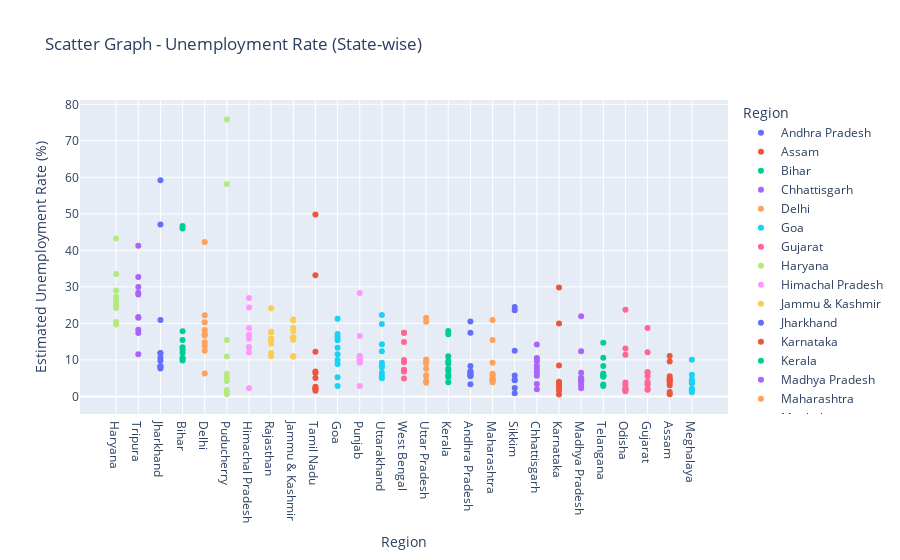

Source (notebook cell):
### Code cell
fig2 = pix.scatter(unemp, x='Region', y=' Estimated Unemployment Rate (%)', color='Region', 
              title=' Scatter Graph - Unemployment Rate (State-wise)', template='plotly')
fig2.update_layout(xaxis={'categoryorder':'total descending'})
fig2.show()

### Figure 1 — Plotly figure (JSON) as saved in the notebook; plotly's stock layout.template omitted (floating-point values rounded to 4 significant figures)
{"data": [{"hovertemplate": "Region=%{x}<br> Estimated Unemployment Rate (%)=%{y}<extra></extra>", "legendgroup": "Andhra Pradesh", "marker": {"color": "#636efa", "symbol": "circle"}, "mode": "markers", "name": "Andhra Pradesh", "orientation": "v", "showlegend": true, "type": "scatter", "x": ["Andhra Pradesh", "Andhra Pradesh", "Andhra Pradesh", "Andhra Pradesh", "Andhra Pradesh", "Andhra Pradesh", "Andhra Pradesh", "Andhra Pradesh", "Andhra Pradesh", "Andhra Pradesh"], "xaxis": "x", "y": [5.48, 5.83, 5.79, 20.51, 17.43, 3.31, 8.34, 6.96, 6.4, 6.59], "yaxis": "y"}, {"hovertemplate": "Region=%{x}<br> Estimated Unemployment Rate (%)=%{y}<extra></extra>", "legendgroup": "Assam", "marker": {"color": "#EF553B", "symbol": "circle"}, "mode": "markers", "name": "Assam", "orientation": "v", "showlegend": true, "type": "scatter", "x": ["Assam", "Assam", "Assam", "Assam", "Assam", "Assam", "Assam", "Assam", "Assam", "Assam"], "xaxis": "x", "y": [4.66, 4.41, 4.77, 11.06, 9.55, 0.6, 3.77, 5.53, 1.19, 3.02], "yaxis": "y"}, {"hovertemplate": "Region=%{x}<br> Estimated Unemployment Rate (%)=%{y}<extra></extra>", "legendgroup": "Bihar", "marker": {"color": "#00cc96", "symbol": "circle"}, "mode": "markers", "name": "Bihar", "orientation": "v", "showlegend": true, "type": "scatter", "x": ["Bihar", "Bihar", "Bihar", "Bihar", "Bihar", "Bihar", "Bihar", "Bihar", "Bihar", "Bihar"], "xaxis": "x", "y": [10.61, 10.29, 15.43, 46.64, 45.96, 17.82, 12.79, 13.44, 11.91, 9.82], "yaxis": "y"}, {"hovertemplate": "Region=%{x}<br> Estimated Unemployment Rate (%)=%{y}<extra></extra>", "legendgroup": "Chhattisgarh", "marker": {"color": "#ab63fa", "symbol": "circle"}, "mode": "markers", "name": "Chhattisgarh", "orientation": "v", "showlegend": true, "type": "scatter", "x": ["Chhattisgarh", "Chhattisgarh", "Chhattisgarh", "Chhattisgarh", "Chhattisgarh", "Chhattisgarh", "Chhattisgarh", "Chhattisgarh", "Chhattisgarh", "Chhattisgarh"], "xaxis": "x", "y": [9.65, 8.38, 7.54, 3.41, 10.5, 14.23, 10.27, 5.63, 1.96, 6.62], "yaxis": "y"}, {"hovertemplate": "Region=%{x}<br> Estimated Unemployment Rate (%)=%{y}<extra></extra>", "legendgroup": "Delhi", "marker": {"color": "#FFA15A", "symbol": "circle"}, "mode": "markers", "name": "Delhi", "orientation": "v", "showlegend": true, "type": "scatter", "x": ["Delhi", "Delhi", "Delhi", "Delhi", "Delhi", "Delhi", "Delhi", "Delhi", "Delhi", "Delhi"], "xaxis": "x", "y": [22.23, 14.84, 17.04, 16.68, 42.27, 18.19, 20.3, 13.79, 12.53, 6.27], "yaxis": "y"}, {"hovertemplate": "Region=%{x}<br> Estimated Unemployment Rate (%)=%{y}<extra></extra>", "legendgroup": "Goa", "marker": {"color": "#19d3f3", "symbol": "circle"}, "mode": "markers", "name": "Goa", "orientation": "v", "showlegend": true, "type": "scatter", "x": ["Goa", "Goa", "Goa", "Goa", "Goa", "Goa", "Goa", "Goa", "Goa", "Goa"], "xaxis": "x", "y": [8.89, 2.81, 5.25, 13.31, 21.25, 9.96, 17.07, 16.21, 15.38, 11.54], "yaxis": "y"}, {"hovertemplate": "Region=%{x}<br> Estimated Unemployment Rate (%)=%{y}<extra></extra>", "legendgroup": "Gujarat", "marker": {"color": "#FF6692", "symbol": "circle"}, "mode": "markers", "name": "Gujarat", "orientation": "v", "showlegend": true, "type": "scatter", "x": ["Gujarat", "Gujarat", "Gujarat", "Gujarat", "Gujarat", "Gujarat", "Gujarat", "Gujarat", "Gujarat", "Gujarat"], "xaxis": "x", "y": [5.54, 6.38, 6.66, 18.71, 12.11, 3.2, 1.84, 1.87, 3.42, 4.03], "yaxis": "y"}, {"hovertemplate": "Region=%{x}<br> Estimated Unemployment Rate (%)=%{y}<extra></extra>", "legendgroup": "Haryana", "marker": {"color": "#B6E880", "symbol": "circle"}, "mode": "markers", "name": "Haryana", "orientation": "v", "showlegend": true, "type": "scatter", "x": ["Haryana", "Haryana", "Haryana", "Haryana", "Haryana", "Haryana", "Haryana", "Haryana", "Haryana", "Haryana"], "xaxis": "x", "y": [20.34, 25.77, 25.05, 43.22, 29.02, 26.7, 24.18, 33.5, 19.68, 27.31], "yaxis": "y"}, {"hovertemplate": "Region=%{x}<br> Estimated Unemployment Rate (%)=%{y}<extra></extra>", "legendgroup": "Himachal Pradesh", "marker": {"color": "#FF97FF", "symbol": "circle"}, "mode": "markers", "name": "Himachal Pradesh", "orientation": "v", "showlegend": true, "type": "scatter", "x": ["Himachal Pradesh", "Himachal Pradesh", "Himachal Pradesh", "Himachal Pradesh", "Himachal Pradesh", "Himachal Pradesh", "Himachal Pradesh", "Himachal Pradesh", "Himachal Pradesh", "Himachal Pradesh"], "xaxis": "x", "y": [16.83, 16.84, 18.76, 2.2, 26.95, 13.47, 24.31, 15.79, 12.04, 13.46], "yaxis": "y"}, {"hovertemplate": "Region=%{x}<br> Estimated Unemployment Rate (%)=%{y}<extra></extra>", "legendgroup": "Jammu & Kashmir", "marker": {"color": "#FECB52", "symbol": "circle"}, "mode": "markers", "name": "Jammu & Kashmir", "orientation": "v", "showlegend": true, "type": "scatter", "x": ["Jammu & Kashmir", "Jammu & Kashmir", "Jammu & Kashmir", "Jammu & Kashmir", "Jammu & Kashmir", "Jammu & Kashmir", "Jammu & Kashmir", "Jammu & Kashmir", "Jammu & Kashmir"], "xaxis": "x", "y": [21.08, 20.78, 15.5, 18.74, 17.92, 10.88, 11.09, 16.17, 16.14], "yaxis": "y"}, {"hovertemplate": "Region=%{x}<br> Estimated Unemployment Rate (%)=%{y}<extra></extra>", "legendgroup": "Jharkhand", "marker": {"color": "#636efa", "symbol": "circle"}, "mode": "markers", "name": "Jharkhand", "orientation": "v", "showlegend": true, "type": "scatter", "x": ["Jharkhand", "Jharkhand", "Jharkhand", "Jharkhand", "Jharkhand", "Jharkhand", "Jharkhand", "Jharkhand", "Jharkhand", "Jharkhand"], "xaxis": "x", "y": [10.61, 11.85, 8.23, 47.09, 59.23, 20.95, 7.63, 9.76, 8.24, 11.8], "yaxis": "y"}, {"hovertemplate": "Region=%{x}<br> Estimated Unemployment Rate (%)=%{y}<extra></extra>", "legendgroup": "Karnataka", "marker": {"color": "#EF553B", "symbol": "circle"}, "mode": "markers", "name": "Karnataka", "orientation": "v", "showlegend": true, "type": "scatter", "x": ["Karnataka", "Karnataka", "Karnataka", "Karnataka", "Karnataka", "Karnataka", "Karnataka", "Karnataka", "Karnataka", "Karnataka"], "xaxis": "x", "y": [2.86, 3.61, 3.46, 29.84, 19.97, 8.44, 4.01, 0.5, 2.41, 1.58], "yaxis": "y"}, {"hovertemplate": "Region=%{x}<br> Estimated Unemployment Rate (%)=%{y}<extra></extra>", "legendgroup": "Kerala", "marker": {"color": "#00cc96", "symbol": "circle"}, "mode": "markers", "name": "Kerala", "orientation": "v", "showlegend": true, "type": "scatter", "x": ["Kerala", "Kerala", "Kerala", "Kerala", "Kerala", "Kerala", "Kerala", "Kerala", "Kerala", "Kerala"], "xaxis": "x", "y": [5.31, 7.6, 8.99, 16.99, 17.88, 9.71, 7.09, 10.98, 5.91, 3.88], "yaxis": "y"}, {"hovertemplate": "Region=%{x}<br> Estimated Unemployment Rate (%)=%{y}<extra></extra>", "legendgroup": "Madhya Pradesh", "marker": {"color": "#ab63fa", "symbol": "circle"}, "mode": "markers", "name": "Madhya Pradesh", "orientation": "v", "showlegend": true, "type": "scatter", "x": ["Madhya Pradesh", "Madhya Pradesh", "Madhya Pradesh", "Madhya Pradesh", "Madhya Pradesh", "Madhya Pradesh", "Madhya Pradesh", "Madhya Pradesh", "Madhya Pradesh", "Madhya Pradesh"], "xaxis": "x", "y": [4.11, 4.57, 2.22, 12.36, 21.98, 6.48, 5.08, 4.7, 3.91, 3.13], "yaxis": "y"}, {"hovertemplate": "Region=%{x}<br> Estimated Unemployment Rate (%)=%{y}<extra></extra>", "legendgroup": "Maharashtra", "marker": {"color": "#FFA15A", "symbol": "circle"}, "mode": "markers", "name": "Maharashtra", "orientation": "v", "showlegend": true, "type": "scatter", "x": ["Maharashtra", "Maharashtra", "Maharashtra", "Maharashtra", "Maharashtra", "Maharashtra", "Maharashtra", "Maharashtra", "Maharashtra", "Maharashtra"], "xaxis": "x", "y": [4.95, 4.69, 5.79, 20.9, 15.46, 9.23, 3.89, 6.23, 4.55, 4.1], "yaxis": "y"}, {"hovertemplate": "Region=%{x}<br> Estimated Unemployment Rate (%)=%{y}<extra></extra>", "legendgroup": "Meghalaya", "marker": {"color": "#19d3f3", "symbol": "circle"}, "mode": "markers", "name": "Meghalaya", "orientation": "v", "showlegend": true, "type": "scatter", "x": ["Meghalaya", "Meghalaya", "Meghalaya", "Meghalaya", "Meghalaya", "Meghalaya", "Meghalaya", "Meghalaya", "Meghalaya", "Meghalaya"], "xaxis": "x", "y": [1.66, 3.59, 1.58, 10.03, 5.92, 1.15, 2.1, 3.74, 4.29, 4.6], "yaxis": "y"}, {"hovertemplate": "Region=%{x}<br> Estimated Unemployment Rate (%)=%{y}<extra></extra>", "legendgroup": "Odisha", "marker": {"color": "#FF6692", "symbol": "circle"}, "mode": "markers", "name": "Odisha", "orientation": "v", "showlegend": true, "type": "scatter", "x": ["Odisha", "Odisha", "Odisha", "Odisha", "Odisha", "Odisha", "Odisha", "Odisha", "Odisha", "Odisha"], "xaxis": "x", "y": [1.9, 3.12, 13.08, 23.76, 11.41, 3.77, 1.88, 1.42, 2.1, 2.18], "yaxis": "y"}, {"hovertemplate": "Region=%{x}<br> Estimated Unemployment Rate (%)=%{y}<extra></extra>", "legendgroup": "Puducherry", "marker": {"color": "#B6E880", "symbol": "circle"}, "mode": "markers", "name": "Puducherry", "orientation": "v", "showlegend": true, "type": "scatter", "x": ["Puducherry", "Puducherry", "Puducherry", "Puducherry", "Puducherry", "Puducherry", "Puducherry", "Puducherry", "Puducherry", "Puducherry"], "xaxis": "x", "y": [0.58, 1.76, 1.2, 75.85, 58.19, 4.24, 15.47, 5.05, 10.9, 6.18], "yaxis": "y"}, {"hovertemplate": "Region=%{x}<br> Estimated Unemployment Rate (%)=%{y}<extra></extra>", "legendgroup": "Punjab", "marker": {"color": "#FF97FF", "symbol": "circle"}, "mode": "markers", "name": "Punjab", "orientation": "v", "showlegend": true, "type": "scatter", "x": ["Punjab", "Punjab", "Punjab", "Punjab", "Punjab", "Punjab", "Punjab", "Punjab", "Punjab", "Punjab"], "xaxis": "x", "y": [11.11, 10.97, 10.32, 2.86, 28.33, 16.55, 9.19, 10.99, 9.61, 9.88], "yaxis": "y"}, {"hovertemplate": "Region=%{x}<br> Estimated Unemployment Rate (%)=%{y}<extra></extra>", "legendgroup": "Rajasthan", "marker": {"color": "#FECB52", "symbol": "circle"}, "mode": "markers", "name": "Rajasthan", "orientation": "v", "showlegend": true, "type": "scatter", "x": ["Rajasthan", "Rajasthan", "Rajasthan", "Rajasthan", "Rajasthan", "Rajasthan", "Rajasthan", "Rajasthan", "Rajasthan", "Rajasthan"], "xaxis": "x", "y": [10.97, 15.16, 11.9, 17.7, 15.74, 14.39, 15.81, 17.51, 15.35, 24.15], "yaxis": "y"}, {"hovertemplate": "Region=%{x}<br> Estimated Unemployment Rate (%)=%{y}<extra></extra>", "legendgroup": "Sikkim", "marker": {"color": "#636efa", "symbol": "circle"}, "mode": "markers", "name": "Sikkim", "orientation": "v", "showlegend": true, "type": "scatter", "x": ["Sikkim", "Sikkim", "Sikkim", "Sikkim", "Sikkim", "Sikkim", "Sikkim", "Sikkim"], "xaxis": "x", "y": [23.57, 2.28, 24.51, 4.46, 4.45, 12.49, 5.7, 0.88], "yaxis": "y"}, {"hovertemplate": "Region=%{x}<br> Estimated Unemployment Rate (%)=%{y}<extra></extra>", "legendgroup": "Tamil Nadu", "marker": {"color": "#EF553B", "symbol": "circle"}, "mode": "markers", "name": "Tamil Nadu", "orientation": "v", "showlegend": true, "type": "scatter", "x": ["Tamil Nadu", "Tamil Nadu", "Tamil Nadu", "Tamil Nadu", "Tamil Nadu", "Tamil Nadu", "Tamil Nadu", "Tamil Nadu", "Tamil Nadu", "Tamil Nadu"], "xaxis": "x", "y": [1.57, 2.09, 6.4, 49.83, 33.16, 12.2, 6.81, 2.65, 5, 2.16], "yaxis": "y"}, {"hovertemplate": "Region=%{x}<br> Estimated Unemployment Rate (%)=%{y}<extra></extra>", "legendgroup": "Telangana", "marker": {"color": "#00cc96", "symbol": "circle"}, "mode": "markers", "name": "Telangana", "orientation": "v", "showlegend": true, "type": "scatter", "x": ["Telangana", "Telangana", "Telangana", "Telangana", "Telangana", "Telangana", "Telangana", "Telangana", "Telangana", "Telangana"], "xaxis": "x", "y": [5.49, 8.29, 5.77, 6.25, 14.7, 10.55, 5.36, 5.79, 3.27, 2.86], "yaxis": "y"}, {"hovertemplate": "Region=%{x}<br> Estimated Unemployment Rate (%)=%{y}<extra></extra>", "legendgroup": "Tripura", "marker": {"color": "#ab63fa", "symbol": "circle"}, "mode": "markers", "name": "Tripura", "orientation": "v", "showlegend": true, "type": "scatter", "x": ["Tripura", "Tripura", "Tripura", "Tripura", "Tripura", "Tripura", "Tripura", "Tripura", "Tripura", "Tripura"], "xaxis": "x", "y": [32.67, 28.4, 29.95, 41.23, 21.51, 21.71, 18.24, 27.92, 17.35, 11.57], "yaxis": "y"}, {"hovertemplate": "Region=%{x}<br> Estimated Unemployment Rate (%)=%{y}<extra></extra>", "legendgroup": "Uttar Pradesh", "marker": {"color": "#FFA15A", "symbol": "circle"}, "mode": "markers", "name": "Uttar Pradesh", "orientation": "v", "showlegend": true, "type": "scatter", "x": ["Uttar Pradesh", "Uttar Pradesh", "Uttar Pradesh", "Uttar Pradesh", "Uttar Pradesh", "Uttar Pradesh", "Uttar Pradesh", "Uttar Pradesh", "Uttar Pradesh", "Uttar Pradesh"], "xaxis": "x", "y": [7.58, 8.98, 10.11, 21.54, 20.41, 9.47, 5.56, 5.79, 4.18, 3.75], "yaxis": "y"}, {"hovertemplate": "Region=%{x}<br> Estimated Unemployment Rate (%)=%{y}<extra></extra>", "legendgroup": "Uttarakhand", "marker": {"color": "#19d3f3", "symbol": "circle"}, "mode": "markers", "name": "Uttarakhand", "orientation": "v", "showlegend": true, "type": "scatter", "x": ["Uttarakhand", "Uttarakhand", "Uttarakhand", "Uttarakhand", "Uttarakhand", "Uttarakhand", "Uttarakhand", "Uttarakhand", "Uttarakhand", "Uttarakhand"], "xaxis": "x", "y": [5.49, 4.99, 19.85, 6.48, 8.01, 8.61, 12.38, 14.26, 22.26, 9.23], "yaxis": "y"}, {"hovertemplate": "Region=%{x}<br> Estimated Unemployment Rate (%)=%{y}<extra></extra>", "legendgroup": "West Bengal", "marker": {"color": "#FF6692", "symbol": "circle"}, "mode": "markers", "name": "West Bengal", "orientation": "v", "showlegend": true, "type": "scatter", "x": ["West Bengal", "West Bengal", "West Bengal", "West Bengal", "West Bengal", "West Bengal", "West Bengal", "West Bengal", "West Bengal", "West Bengal"], "xaxis": "x", "y": [6.94, 4.92, 6.92, 17.41, 17.41, 7.29, 6.83, 14.87, 9.35, 9.98], "yaxis": "y"}], "layout": {"autosize": true, "legend": {"title": {"text": "Region"}, "tracegroupgap": 0}, "title": {"text": " Scatter Graph - Unemployment Rate (State-wise)"}, "xaxis": {"anchor": "y", "autorange": true, "categoryarray": ["Andhra Pradesh", "Assam", "Bihar", "Chhattisgarh", "Delhi", "Goa", "Gujarat", "Haryana", "Himachal Pradesh", "Jammu & Kashmir", "Jharkhand", "Karnataka", "Kerala", "Madhya Pradesh", "Maharashtra", "Meghalaya", "Odisha", "Puducherry", "Punjab", "Rajasthan", "Sikkim", "Tamil Nadu", "Telangana", "Tripura", "Uttar Pradesh", "Uttarakhand", "West Bengal"], "categoryorder": "total descending", "domain": [0, 1], "range": [-1.59, 27.59], "title": {"text": "Region"}, "type": "category"}, "yaxis": {"anchor": "x", "autorange": true, "domain": [0, 1], "range": [-7.258, 83.61], "title": {"text": " Estimated Unemployment Rate (%)"}, "type": "linear"}}}
